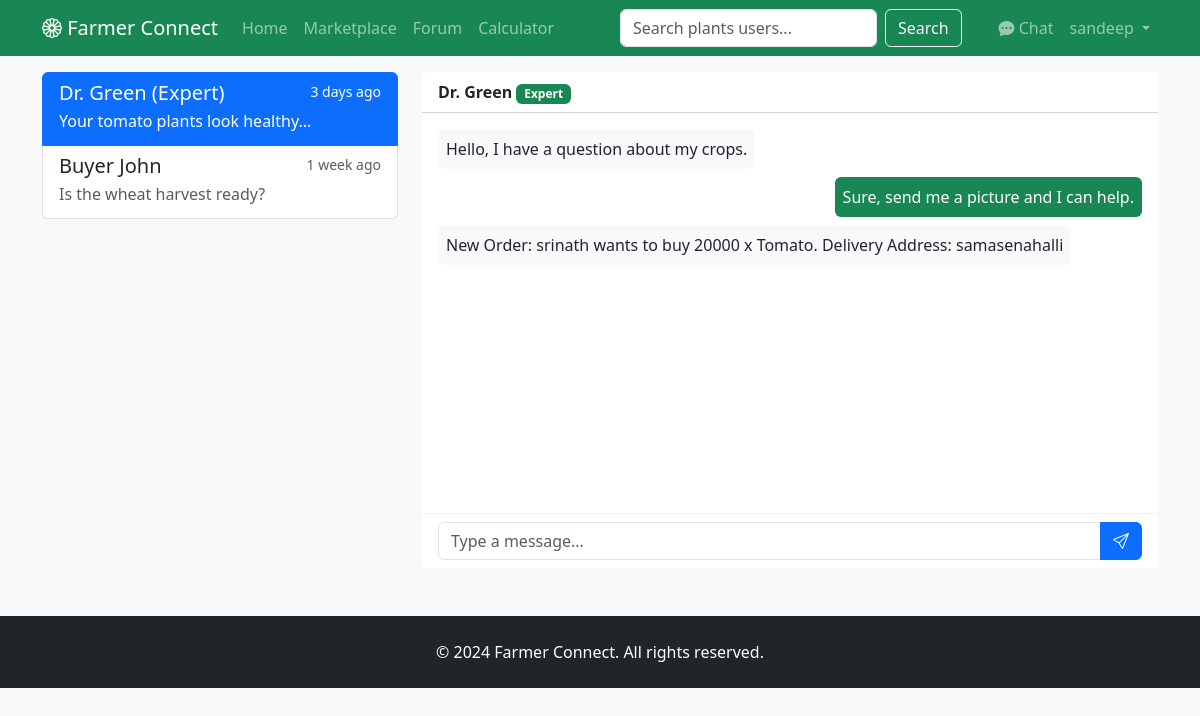
Page /chat (signed in) on the committed database.
### app/models.py (models this page shows, shortened)
class User(UserMixin, db.Model):
    id = db.Column(db.Integer, primary_key=True)
    username = db.Column(db.String(64), index=True, unique=True)
    email = db.Column(db.String(120), index=True, unique=True)
    password_hash = db.Column(db.String(128))
    role = db.Column(db.String(20), default='farmer') # nursery, farmer
    bio = db.Column(db.String(500))
    location = db.Column(db.String(128)) # Acts as Address
    nursery_name = db.Column(db.String(128))
    owner_name = db.Column(db.String(128)) # New field
    contact_details = db.Column(db.String(256))
    payment_methods = db.Column(db.String(256))
    products = db.relationship('Product', backref='seller', lazy='dynamic')
    posts = db.relationship('Post', backref='author', lazy='dynamic')
    messages_sent = db.relationship('Message',
                                    foreign_keys='Message.sender_id',
                                    backref='author', lazy='dynamic')
    messages_received = db.relationship('Message',
                                        foreign_keys='Message.receiver_id',
                                        backref='recipient', lazy='dynamic')

class Message(db.Model):
    id = db.Column(db.Integer, primary_key=True)
    sender_id = db.Column(db.Integer, db.ForeignKey('user.id'))
    receiver_id = db.Column(db.Integer, db.ForeignKey('user.id'))
    content = db.Column(db.String(140))
    timestamp = db.Column(db.DateTime, index=True, default=datetime.utcnow)

### app/main/routes.py (the view)
@bp.route('/chat')
@login_required
def chat():
    messages = Message.query.filter(
        (Message.sender_id == current_user.id) |
        (Message.receiver_id == current_user.id)
    ).order_by(Message.timestamp.desc()).all()
    return render_template('chat.html', title='Chat', messages=messages)

### app/models.py (called while the page is built)
@login.user_loader
def load_user(id):
    return User.query.get(int(id))

### app/templates/chat.html
{% extends "base.html" %}
{% block content %}
<div class="row">
  <div class="col-md-4">
    <div class="list-group">
      <a href="#" class="list-group-item list-group-item-action active" aria-current="true">
        <div class="d-flex w-100 justify-content-between">
          <h5 class="mb-1">Dr. Green (Expert)</h5>
          <small>3 days ago</small>
        </div>
        <p class="mb-1">Your tomato plants look healthy...</p>
      </a>
      <a href="#" class="list-group-item list-group-item-action">
        <div class="d-flex w-100 justify-content-between">
          <h5 class="mb-1">Buyer John</h5>
          <small class="text-muted">1 week ago</small>
        </div>
        <p class="mb-1 text-muted">Is the wheat harvest ready?</p>
      </a>
    </div>
  </div>
  <div class="col-md-8">
    <div class="card h-100">
      <div class="card-header bg-white">
        <strong>Dr. Green</strong> <span class="badge bg-success">Expert</span>
      </div>
      <div class="card-body" style="height: 400px; overflow-y: auto;">
        <div class="d-flex flex-column gap-2">
          <div class="align-self-start bg-light p-2 rounded">
            Hello, I have a question about my crops.
          </div>
          <div class="align-self-end bg-success text-white p-2 rounded">
            Sure, send me a picture and I can help.
          </div>
          {% for msg in messages %}
          <div
            class="align-self-{{ 'end bg-success text-white' if msg.sender_id == current_user.id else 'start bg-light' }} p-2 rounded">
            {{ msg.content }}
          </div>
          {% endfor %}
        </div>
      </div>
      <div class="card-footer bg-white">
        <div class="input-group">
          <input type="text" class="form-control" placeholder="Type a message...">
          <button class="btn btn-primary" type="button"><i class="bi bi-send"></i></button>
        </div>
      </div>
    </div>
  </div>
</div>
{% endblock %}

### app/templates/base.html (shortened to what this page needs)
<!doctype html>
<html lang="en">
<head>
  <link href="https://cdn.jsdelivr.net/npm/bootstrap@5.3.0/dist/css/bootstrap.min.css" rel="stylesheet">
  <link rel="stylesheet" href="https://cdn.jsdelivr.net/npm/bootstrap-icons@1.10.5/font/bootstrap-icons.css">
  <link href="{{ url_for('static', filename='css/style.css') }}" rel="stylesheet">
</head>
<body>
  <nav class="navbar navbar-expand-lg navbar-dark bg-success sticky-top">
    <div class="container">
      <a class="navbar-brand" href="{{ url_for('main.index') }}">
        <i class="bi bi-flower1"></i> Farmer Connect
      </a>
      <div class="collapse navbar-collapse" id="navbarNav">
        <ul class="navbar-nav me-auto">
          <li class="nav-item">
            <a class="nav-link" href="{{ url_for('main.index') }}">Home</a>
          </li>
          <li class="nav-item">
            <a class="nav-link" href="{{ url_for('main.marketplace') }}">Marketplace</a>
          </li>
          <li class="nav-item">
            <a class="nav-link" href="{{ url_for('main.forum') }}">Forum</a>
          </li>
          <li class="nav-item">
            <a class="nav-link" href="{{ url_for('main.calculator') }}">Calculator</a>
          </li>
        </ul>
        <form class="d-flex mx-auto" role="search" action="{{ url_for('main.search') }}" method="get">
          <input class="form-control me-2" type="search" placeholder="Search plants users..." aria-label="Search"
            name="q">
          <button class="btn btn-outline-light" type="submit">Search</button>
        </form>
        <ul class="navbar-nav">
          {% if current_user.is_authenticated %}
          <li class="nav-item">
            <a class="nav-link" href="{{ url_for('main.chat') }}">
              <i class="bi bi-chat-dots-fill"></i> Chat
            </a>
          </li>
          <li class="nav-item dropdown">
            <a class="nav-link dropdown-toggle" href="#" role="button" data-bs-toggle="dropdown">
              {{ current_user.username }}
            </a>
          </li>
          {% endif %}
        </ul>
      </div>
    </div>
  </nav>
  <div class="container mt-3">
    {% block content %}{% endblock %}
  </div>
  <footer class="bg-dark text-white text-center py-4 mt-5">
    <div class="container">
      <p class="mb-0">&copy; 2024 Farmer Connect. All rights reserved.</p>
    </div>
  </footer>
</body>
</html>

### app/static/css/style.css (style rules this page uses)
body { background-color: #f8f9fa; }
.card { border: none; }
.card-footer { background-color: transparent; border-top: 1px solid rgba(0,0,0,0.05); }

### rows in the picture
User: username "sandeep"
Message: content "New Order: srinath wants to buy 20000 x Tomato. Delivery Address: samasenahalli"
